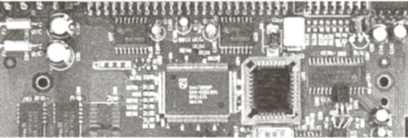
#> input picture Lab12(7-6-17)/image3.png, 408 x 138 px
$ python t12-1.py
#> lines starting #> are read from the running program, lines starting #| are printed output that depends on the picture
import numpy
import cv2
import matplotlib.pyplot as plt

my_img = cv2.imread('image3.png',0)
#> my_img: shape (138, 408); min 70, max 255, mean 162.1
r,c = numpy.shape(my_img)
#> r = 138; c = 408
my_img1 = numpy.zeros((r,c),dtype=numpy.uint8)
LBP = numpy.zeros((r,c),dtype = numpy.uint8)
fil = numpy.zeros((8),dtype=numpy.uint8)

for i in range(1,r-1):
    for j in range(1,c-1):
        m=0
        if(my_img[i][j]>my_img[i-1][j-1]): fil[0]=1
        if(my_img[i][j]>my_img[i-1][j]): fil[1]=1
        if(my_img[i][j]>my_img[i-1][j+1]): fil[2]=1
        if(my_img[i][j]>my_img[i][j+1]): fil[3]=1
        if(my_img[i][j]>my_img[i+1][j+1]): fil[4]=1
        if(my_img[i][j]>my_img[i+1][j]): fil[5]=1
        if(my_img[i][j]>my_img[i+1][j-1]): fil[6]=1
        if(my_img[i][j]>my_img[i][j-1]): fil[7]=1

        for k in range(8):
            fil[k]=fil[k]*2**m
            m=m+1

        LBP[i][j]=numpy.sum(fil)
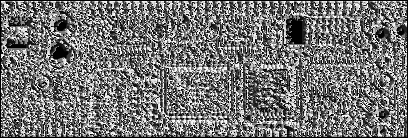
#> LBP: shape (138, 408); min 0, max 255, mean 116.7
#> after the loop, fil = [1, 2, 4, 64, 0, 0, 0, 0]

cv2.imshow('a',LBP)

arr = numpy.zeros(256)

for i in range(r):
    for j in range(c):
        arr[my_img[i][j]] = arr[my_img[i][j]]+1
#> after the loop, arr = 256 values, max 1532 at index 255, min 0 at index 0, mean 219.9
plt.stem(arr)
plt.show()
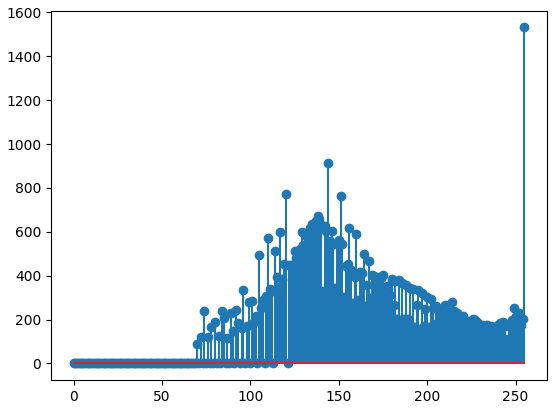
#> figure drawn by matplotlib, 1 panel; curve peaks at x = 255, y = 1532

bins = numpy.zeros(8)
z = 0
for i in range(8):
    bins[i] = numpy.sum(arr[z:z+32])
    z=z+32
#> after the loop, bins = [0, 0, 2579, 10343, 17760, 11066, 7430, 7126]; z = 256

plt.stem(bins)
plt.show()
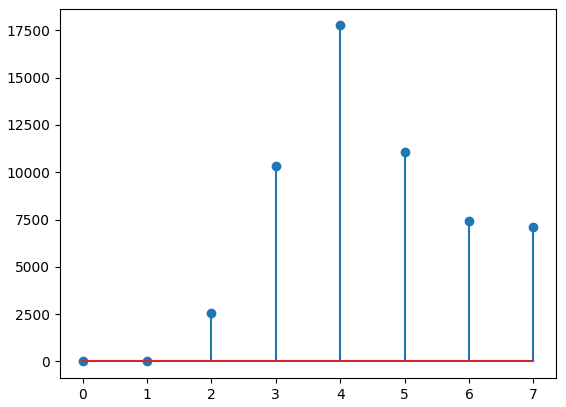
#> figure drawn by matplotlib, 1 panel

$ run again, with Lab12(7-6-17)/image1.png copied over Lab12(7-6-17)/image3.png
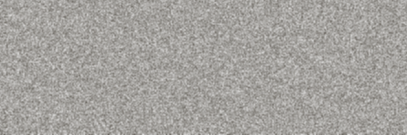
#> input picture Lab12(7-6-17)/image1.png, 407 x 135 px
#> after the loop `for i in range(1,r-1):`:
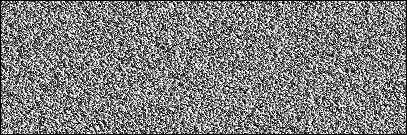
#> LBP: shape (135, 407); min 0, max 255, mean 127.6
#> after the loop `for i in range(r):`: arr = 256 values, max 2374 at index 160, min 0 at index 0, mean 214.6
#> after the loop `for i in range(8):`: bins = [0, 0, 0, 145, 21921, 32134, 745, 0]; z = 256
#> `plt.show()`:
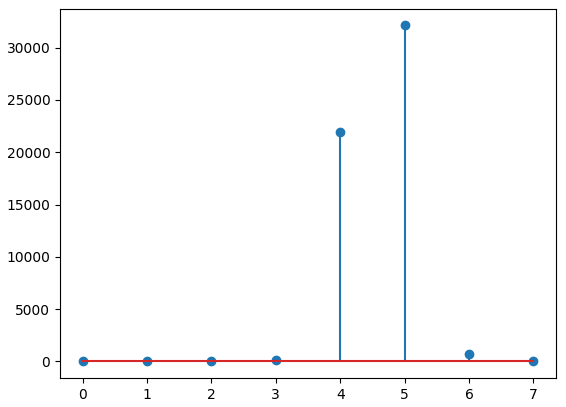
#> figure drawn by matplotlib, 1 panel
